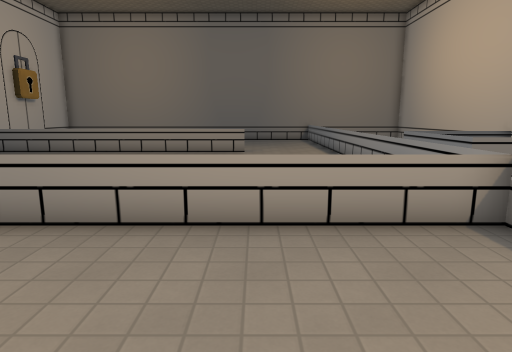
View 1 (above)

17 first-person views from a walk through a level from a Godot 3-D game. The camera is 1.5 m above the floor, tilts 10° down and sees 75° across. The floor is counted in squares, 1 m on a side. Each view is taken from the middle of a square. On the plan, view 1 faces up. The plan holds only what a view shows up to about 15 squares ahead; the rest is blank. Characters and animated objects are not drawn. Some surface patterns are stand-ins.

View 2
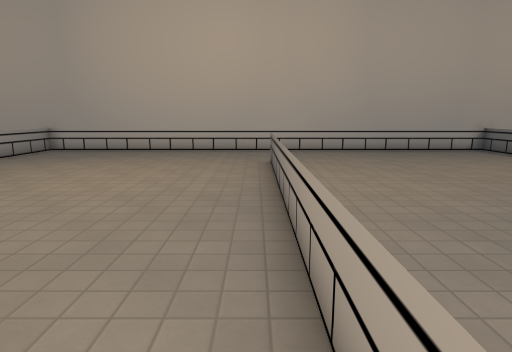

View 3
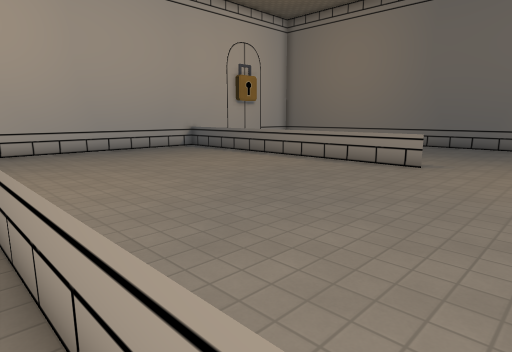

View 4
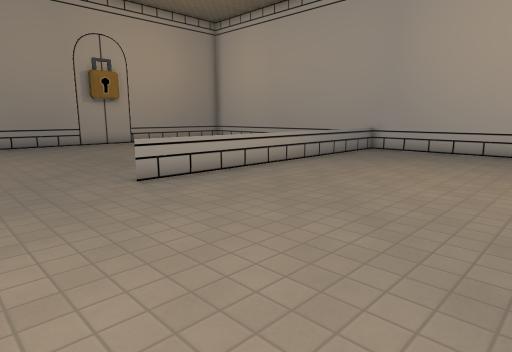

View 5
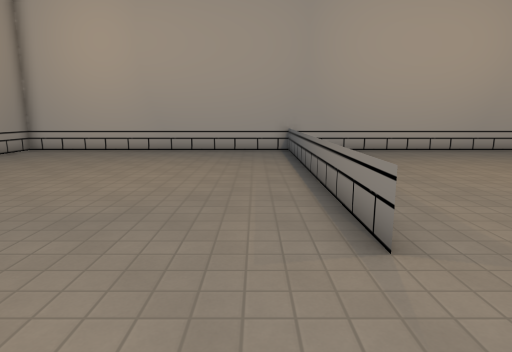

View 6
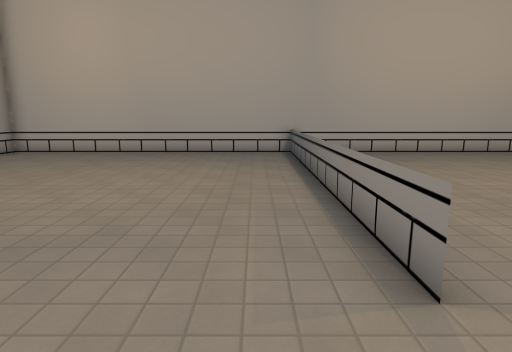

View 7
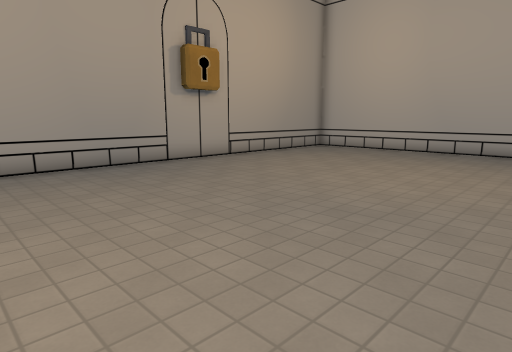

View 8
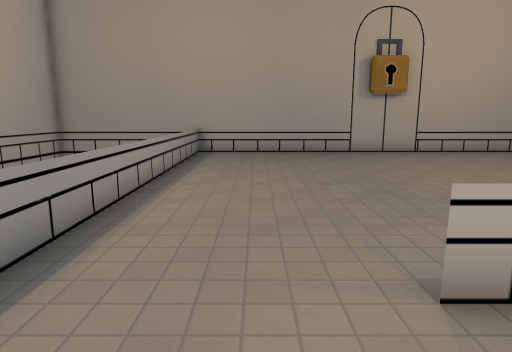

View 9
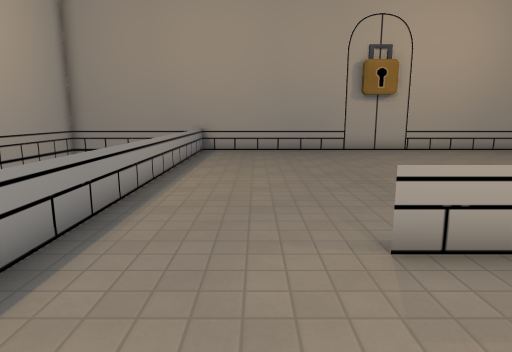

View 10
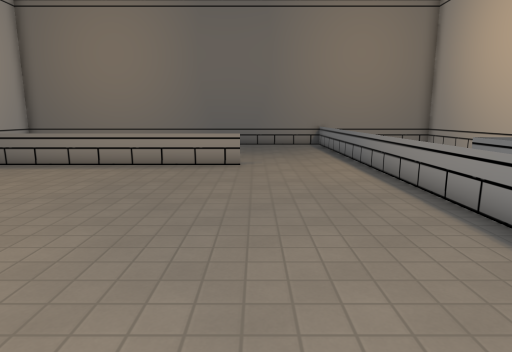

View 11
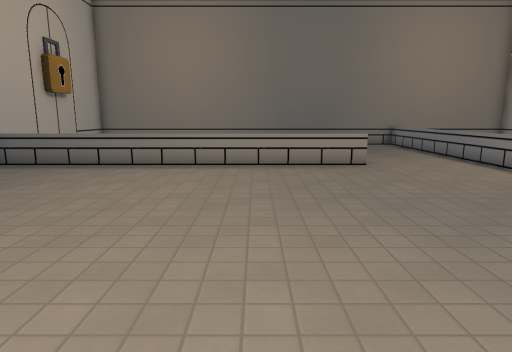

View 12
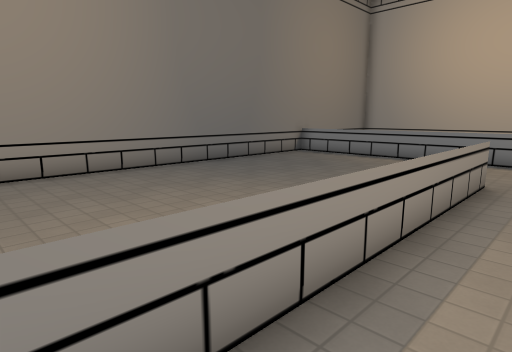

View 13
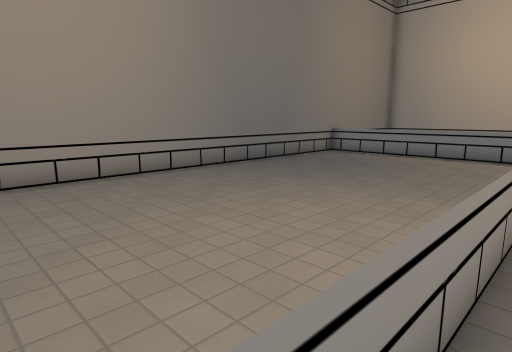

View 14
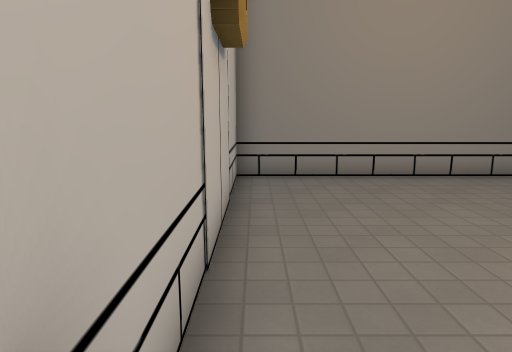

View 15
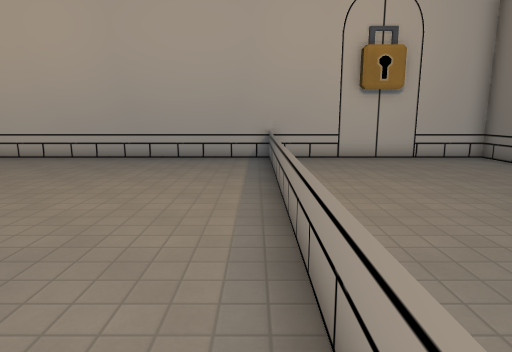

View 16
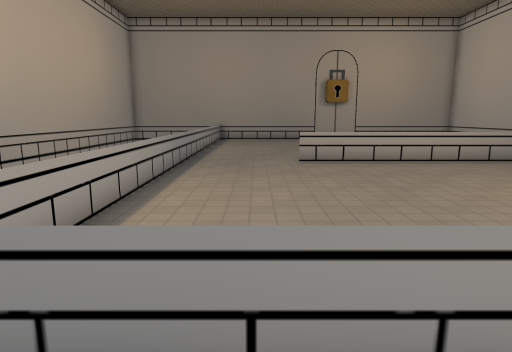

View 17
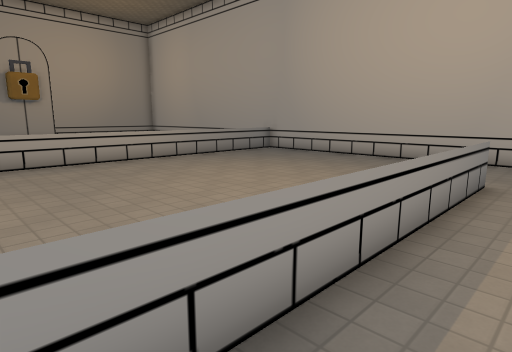

### Floor plan
Points are (right, up) in squares from view 1. A wall is a line through its corners. A room is listed if a view was taken in it or the views show most of it. See-through windows are left out.
Room 1 (views 1, 2, 3, 4, 5, 6, 7, 8, 9, 10, 11, 12, 13, 14, 15, 16, 17)
walls: (3.1, 22.5) (-12.5, 22.5) (-12.5, -17.5) (6, -17.5)
low walls: (-8.5, 4.5) (2.4, 4.5); (3.5, 4.4) (3.5, 8.5); (3.6, 4.5) (-8.1, 4.5); (-12.1, -5.5) (-0.5, -5.5) (-12.4, -5.5); (5.5, 8.5) (5.5, 12.5); (3.5, 12.5) (3.5, 21.9); (-0.4, 14.5) (-12.1, 14.5); (3.5, -17.4) (3.5, 2.9)

Where each view was taken, in squares from view 1:
view 1: 0 up, 0 right, facing up
view 2: 4 up, 3 right, facing left
view 3: 4 up, 3 right, facing up-left
view 4: 2 up, 3 right, facing down-left
view 5: 7 down, 3 right, facing left
view 6: 7 down, 2 right, facing left
view 7: 7 down, 3 right, facing down-left
view 8: 3 down, 1 right, facing down
view 9: 2 down, 1 right, facing down
view 10: 4 up, 0 right, facing up
view 11: 4 up, 4 left, facing up
view 12: 13 up, 9 left, facing up-right
view 13: 14 up, 10 left, facing up-right
view 14: 14 up, 12 left, facing up
view 15: 14 up, 0 right, facing left
view 16: 6 up, 1 right, facing down
view 17: 6 up, 0 right, facing down-left
